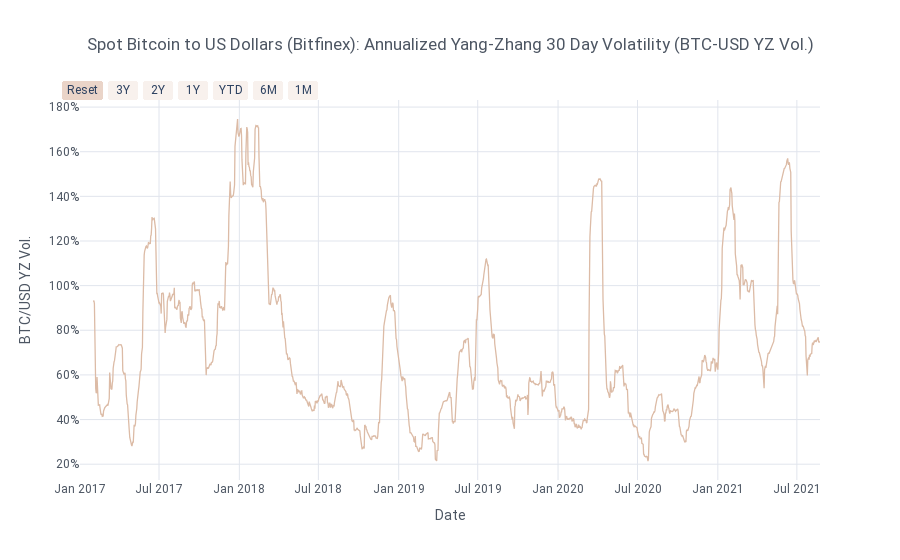

Notebook source saved alongside this figure:
### Code cell
btc_yz30_dist = charts.pwe_return_dist_chart(BTC.df,start_date,end_date,
                                             tseries=f'YangZhang{vol_window}_{p}_Ann',kind='scatter',
                                    title=f'Spot {security} to US Dollars ({exchange}): Annualized Yang-Zhang {vol_window} {period} Volatility',
                                             ticker=f'{symbol}-{market} YZ Vol.',yTitle=f'{symbol}/{market} YZ Vol.',
                                             asPlot=asPlot,showlegend=False,theme='white',
                                             auto_start=auto_start,auto_end=end_date,
                                             connectgaps=False,tickformat='.0%',decimals=2)

### Figure 1 — Plotly figure (JSON) as saved in the notebook; plotly's stock layout.template omitted (floating-point values rounded to 4 significant figures; data arrays with more than 128 entries replaced by an {"elided": "..."} marker saying what was removed)
{"data": [{"connectgaps": false, "hoverinfo": "text", "line": {"color": "rgba(220, 187, 166, 1.0)", "dash": "solid", "shape": "linear", "width": 1.3}, "mode": "lines", "name": "YangZhang30_Day_Ann", "text": {"elided": "1696 str values"}, "type": "scatter", "x": {"elided": "1696 str values"}, "y": {"elided": "1696 mixed values"}}], "layout": {"font": {"family": "Roboto"}, "legend": {"bgcolor": "#FFFFFF", "font": {"color": "#4D5663"}, "orientation": "h", "x": 0.3, "y": 0.95, "yanchor": "bottom"}, "paper_bgcolor": "#FFFFFF", "plot_bgcolor": "#FFFFFF", "showlegend": false, "title": {"font": {"color": "#4D5663"}, "text": "Spot Bitcoin to US Dollars (Bitfinex): Annualized Yang-Zhang 30 Day Volatility (BTC-USD YZ Vol.)", "x": 0.5}, "xaxis": {"gridcolor": "#E1E5ED", "range": ["2021-01-01", "24-08-2021"], "rangeselector": {"bgcolor": "rgba(220, 187, 166, 0.2)", "buttons": [{"count": 1, "label": "Reset", "step": "all"}, {"count": 3, "label": "3Y", "step": "year", "stepmode": "backward"}, {"count": 2, "label": "2Y", "step": "year", "stepmode": "backward"}, {"count": 1, "label": "1Y", "step": "year", "stepmode": "backward"}, {"count": 1, "label": "YTD", "step": "year", "stepmode": "todate"}, {"count": 6, "label": "6M", "step": "month", "stepmode": "backward"}, {"count": 1, "label": "1M", "step": "month", "stepmode": "backward"}], "font": {"family": "Roboto", "size": 12}, "visible": true, "x": -0.025, "y": 1}, "rangeslider": {"visible": false}, "showgrid": true, "tickfont": {"color": "#4D5663"}, "title": {"font": {"color": "#4D5663"}, "text": "Date"}, "zerolinecolor": "#E1E5ED"}, "yaxis": {"gridcolor": "#E1E5ED", "showgrid": true, "tickfont": {"color": "#4D5663"}, "tickformat": ".0%", "title": {"font": {"color": "#4D5663"}, "text": "BTC/USD YZ Vol."}, "zerolinecolor": "#E1E5ED"}}}
